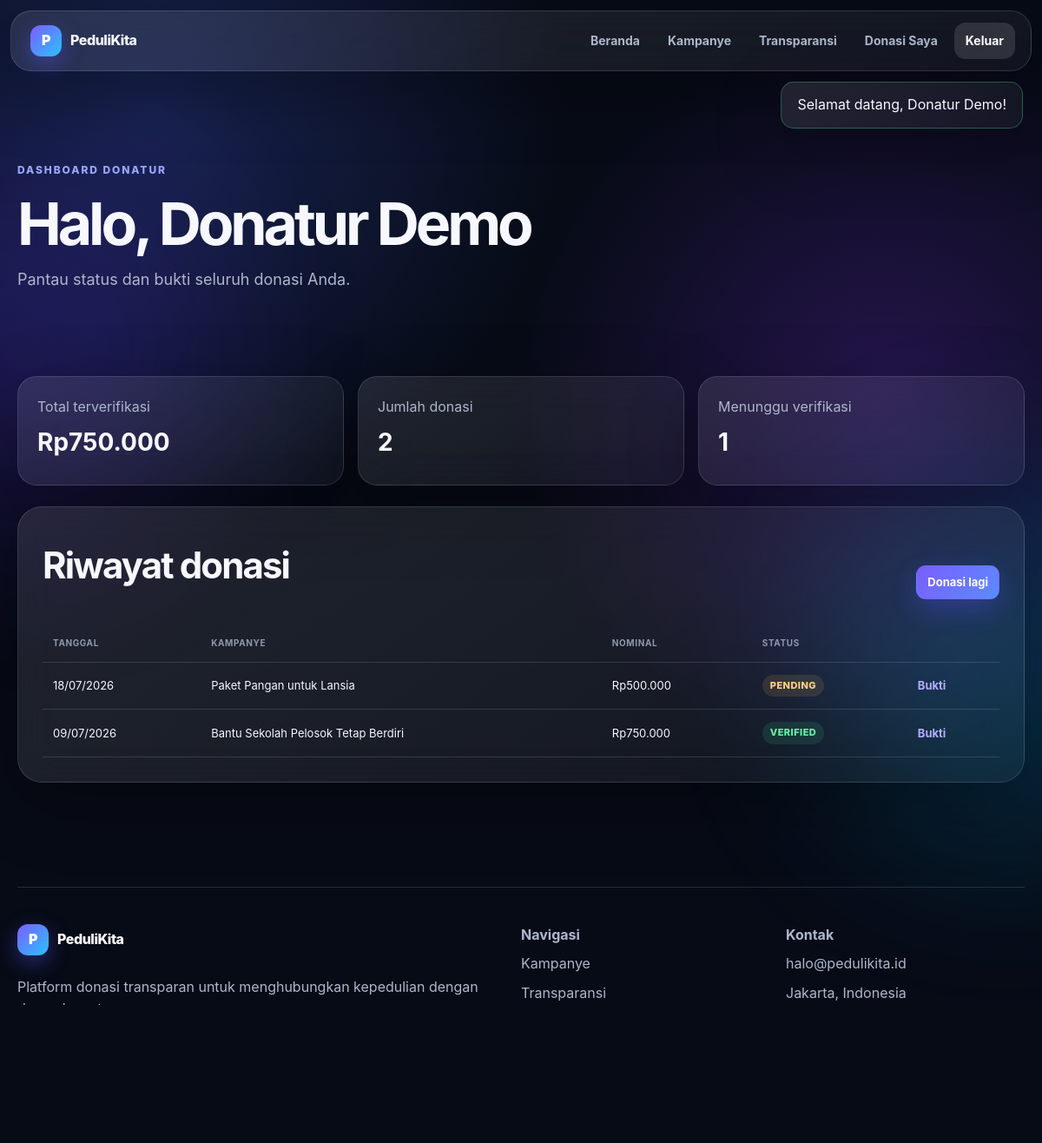
The app's page /dashboard.php (signed in) with its own data.
### tables this page shows
CREATE TABLE donations (
    id INTEGER PRIMARY KEY AUTOINCREMENT,
    campaign_id INTEGER NOT NULL,
    user_id INTEGER,
    donor_name TEXT NOT NULL,
    email TEXT NOT NULL,
    phone TEXT,
    amount REAL NOT NULL,
    anonymous INTEGER NOT NULL DEFAULT 0,
    message TEXT,
    payment_method TEXT NOT NULL,
    proof_file TEXT,
    status TEXT NOT NULL DEFAULT 'pending' CHECK(status IN ('pending','verified','rejected')),
    receipt_code TEXT NOT NULL UNIQUE,
    verified_at TEXT,
    created_at TEXT NOT NULL DEFAULT CURRENT_TIMESTAMP,
    FOREIGN KEY(campaign_id) REFERENCES campaigns(id) ON DELETE CASCADE,
    FOREIGN KEY(user_id) REFERENCES users(id) ON DELETE SET NULL
);

### helpers.php (called while the page is built, shortened)
<?php
require_once __DIR__ . '/config.php';
function e(?string $value): string { return htmlspecialchars((string)$value, ENT_QUOTES, 'UTF-8'); }
function url(string $path=''): string {
    $script = str_replace('\\','/', dirname($_SERVER['SCRIPT_NAME'] ?? '/'));
    $script = rtrim($script, '/.');
    return ($script ?: '') . '/' . ltrim($path, '/');
}
function money(float|int|string $amount): string { return 'Rp' . number_format((float)$amount, 0, ',', '.'); }
function user(): ?array { return $_SESSION['user']??null; }

### config.php (called while the page is built, shortened)
<?php
function db(): PDO
{
    static $pdo = null;
    if ($pdo instanceof PDO) {
        return $pdo;
    }
    $pdo = new PDO('sqlite:' . DB_PATH, null, null, [
        PDO::ATTR_ERRMODE => PDO::ERRMODE_EXCEPTION,
        PDO::ATTR_DEFAULT_FETCH_MODE => PDO::FETCH_ASSOC,
    ]);
    $pdo->exec('PRAGMA foreign_keys = ON');
    return $pdo;
}

### dashboard.php (the view)
<?php
require_once __DIR__.'/helpers.php';require_login();$pageTitle='Donasi Saya';$stmt=db()->prepare('SELECT d.*,c.title campaign_title,c.slug FROM donations d JOIN campaigns c ON c.id=d.campaign_id WHERE d.user_id=? OR d.email=? ORDER BY d.created_at DESC');$stmt->execute([user()['id'],user()['email']]);$donations=$stmt->fetchAll();$verified=array_sum(array_map(fn($d)=>$d['status']==='verified'?(float)$d['amount']:0,$donations));include __DIR__.'/partials/header.php';?>
<section class="page-hero container"><span class="eyebrow">Dashboard donatur</span><h1>Halo, <?=e(user()['name'])?></h1><p>Pantau status dan bukti seluruh donasi Anda.</p></section><section class="container section top-tight"><div class="metric-grid compact-metrics"><div class="metric glass"><span>Total terverifikasi</span><strong><?=money($verified)?></strong></div><div class="metric glass"><span>Jumlah donasi</span><strong><?=count($donations)?></strong></div><div class="metric glass"><span>Menunggu verifikasi</span><strong><?=count(array_filter($donations,fn($d)=>$d['status']==='pending'))?></strong></div></div><div class="glass panel"><div class="section-head"><h2>Riwayat donasi</h2><a class="btn primary small" href="<?=url('campaigns.php')?>">Donasi lagi</a></div><div class="data-table"><table><thead><tr><th>Tanggal</th><th>Kampanye</th><th>Nominal</th><th>Status</th><th></th></tr></thead><tbody><?php foreach($donations as $d):?><tr><td><?=date('d/m/Y',strtotime($d['created_at']))?></td><td><a href="<?=url('campaign.php?slug='.urlencode($d['slug']))?>"><?=e($d['campaign_title'])?></a></td><td><?=money((float)$d['amount'])?></td><td><span class="status <?=e($d['status'])?>"><?=e(ucfirst($d['status']))?></span></td><td><a class="text-link" href="<?=url('receipt.php?code='.urlencode($d['receipt_code']))?>">Bukti</a></td></tr><?php endforeach;?></tbody></table><?php if(!$donations):?><div class="empty-inline">Belum ada donasi.</div><?php endif;?></div></div></section>
<?php include __DIR__.'/partials/footer.php'; ?>

### assets/css/style.css (style rules this page uses)
:root { --bg:#070b16;--panel:rgba(255,255,255,.08);--panel-strong:rgba(255,255,255,.12);--line:rgba(255,255,255,.13);--text:#f7f8ff;--muted:#aeb6cb;--primary:#7c5cff;--primary2:#29c3ff;--success:#39d98a;--warning:#ffbd5a;--danger:#ff647c;--radius:26px;--shadow:0 24px 80px rgba(0,0,0,.32) }
* { box-sizing:border-box }
html { scroll-behavior:smooth }
body { margin:0;font-family:Inter,ui-sans-serif,system-ui,-apple-system,BlinkMacSystemFont,"Segoe UI",sans-serif;background:radial-gradient(circle at 15% 10%,#182350 0,transparent 30%),radial-gradient(circle at 85% 35%,#25154d 0,transparent 32%),var(--bg);color:var(--text);min-height:100vh;line-height:1.6 }
a { color:inherit;text-decoration:none }
.container { width:min(1160px,calc(100% - 32px));margin-inline:auto }
.glass { background:linear-gradient(145deg,rgba(255,255,255,.105),rgba(255,255,255,.045));border:1px solid var(--line);box-shadow:var(--shadow);backdrop-filter:blur(24px);-webkit-backdrop-filter:blur(24px) }
.eyebrow { text-transform:uppercase;letter-spacing:.16em;font-size:12px;font-weight:800;color:#9aa7ff }
.hero h1,.page-hero h1 { font-size:clamp(44px,7vw,78px);line-height:.98;letter-spacing:-.06em;margin:16px 0 25px }
.hero-copy>p,.page-hero>p { font-size:18px;color:var(--muted);max-width:650px }
.btn { display:inline-flex;justify-content:center;align-items:center;gap:8px;border:1px solid transparent;border-radius:15px;padding:12px 18px;color:#fff;font:inherit;font-weight:750;cursor:pointer;transition:.2s;background:none }
.btn.primary { background:linear-gradient(135deg,var(--primary),#5b8cff);box-shadow:0 12px 28px rgba(93,76,255,.3) }
.btn.small { padding:8px 12px;border-radius:11px;font-size:13px }
.section { padding:90px 0 }
.top-tight { padding-top:30px }
.section-head,.admin-heading { display:flex;justify-content:space-between;align-items:end;gap:20px;margin-bottom:28px }
.section-head h2,.panel h2,.admin-heading h1 { font-size:clamp(28px,4vw,42px);letter-spacing:-.045em;margin:5px 0 }
.text-link { color:#b6adff;font-weight:750 }
.panel,.form-card { border-radius:28px;padding:28px }
.page-hero { padding:100px 0 48px }
.page-hero h1 { font-size:clamp(42px,6vw,68px);margin-bottom:16px }
.status { display:inline-flex;border-radius:99px;padding:4px 9px;font-size:11px;font-weight:800;text-transform:uppercase;letter-spacing:.04em;background:rgba(255,255,255,.08) }
.status.verified,.status.active,.status.completed { color:#6af0ab;background:rgba(57,217,138,.12) }
.status.pending,.status.draft { color:#ffd17d;background:rgba(255,189,90,.12) }
.metric-grid { display:grid;grid-template-columns:repeat(4,1fr);gap:16px;margin-bottom:24px }
.metric { border-radius:22px;padding:22px }
.metric span,.metric small { display:block;color:var(--muted) }
.metric strong { display:block;font-size:28px;margin:5px 0 }
.data-table { overflow-x:auto }
.data-table table { width:100%;border-collapse:collapse }
.data-table th,.data-table td { padding:14px 12px;text-align:left;border-bottom:1px solid var(--line);font-size:13px }
.data-table th { color:#8f99b0;text-transform:uppercase;letter-spacing:.06em;font-size:10px }
.compact-metrics { grid-template-columns:repeat(3,1fr) }

### records on screen
donations: created_at "18/07/2026", campaign_title "Paket Pangan untuk Lansia", amount "Rp500.000", status "PENDING"
donations: created_at "09/07/2026", campaign_title "Bantu Sekolah Pelosok Tetap Berdiri", amount "Rp750.000", status "VERIFIED"

### other values on screen
$f['message'] "Selamat datang, Donatur Demo!"
user()['name'] "Donatur Demo"
money($verified) "Rp750.000"
count($donations) "2"
count(array_filter($donations,fn($d)=>$d['status']==='pending')) "1"
